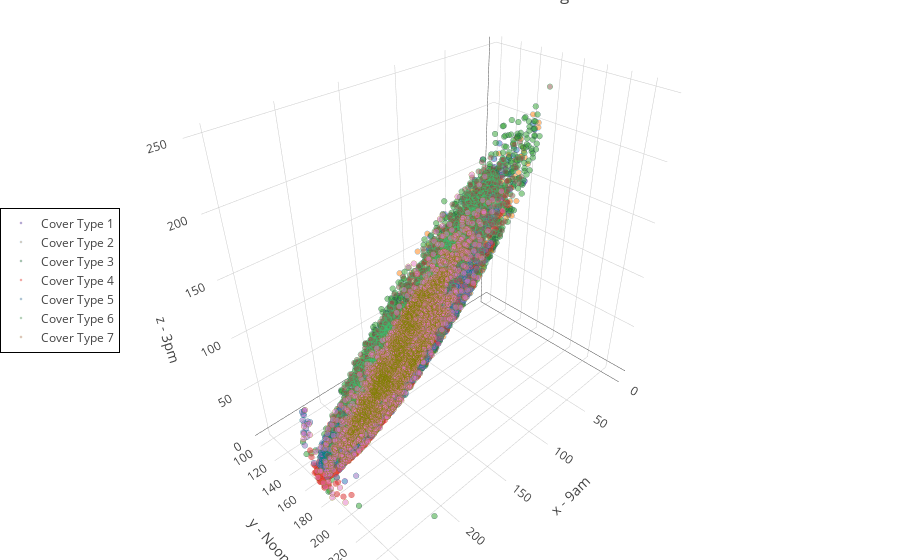

This figure's notebook cell:
### Markdown cell above
### Hillshade

### Code cell
plotly_data = []

cover_types = range(1, 8)
colors = ["purple", "#3498db", "#34495e", "#e74c3c", "teal", "#2ecc71", "olive"]

for cover_type, color in zip(cover_types, colors):
    temp = train[train["Cover_Type"] == cover_type]
    trace = go.Scatter3d(
        x=temp["Hillshade_9am"],
        y=temp["Hillshade_Noon"],
        z=temp["Hillshade_3pm"],
        mode='markers',
        name = f"Cover Type {cover_type}",
        marker=dict(
            size=2,
            line=dict(
                color=color,
                width=0.5
            ),
            opacity=0.5
        )
    )
    plotly_data.append(trace)

layout = go.Layout(
    margin=dict(l=0, r=0, b=0, t=0),
    title="Hillshade distribution across target",
    scene=go.Scene(
        xaxis=go.XAxis(title='x - 9am'),
        yaxis=go.YAxis(title='y - Noon'),
        zaxis=go.ZAxis(title='z - 3pm')
    ),
    legend=dict(
        x=0,
        y=0.5,
        bordercolor='#000',
        borderwidth=1
    )
)
fig = go.Figure(data=plotly_data, layout=layout)
iplot(fig)

### Figure 1 — Plotly figure (JSON) as saved in the notebook; plotly's stock layout.template omitted (floating-point values rounded to 4 significant figures; data arrays with more than 128 entries replaced by an {"elided": "..."} marker saying what was removed)
{"data": [{"marker": {"line": {"color": "purple", "width": 0.5}, "opacity": 0.5, "size": 2}, "mode": "markers", "name": "Cover Type 1", "type": "scatter3d", "x": {"elided": "2160 int values"}, "y": {"elided": "2160 int values"}, "z": {"elided": "2160 int values"}}, {"marker": {"line": {"color": "#3498db", "width": 0.5}, "opacity": 0.5, "size": 2}, "mode": "markers", "name": "Cover Type 2", "type": "scatter3d", "x": {"elided": "2160 int values"}, "y": {"elided": "2160 int values"}, "z": {"elided": "2160 int values"}}, {"marker": {"line": {"color": "#34495e", "width": 0.5}, "opacity": 0.5, "size": 2}, "mode": "markers", "name": "Cover Type 3", "type": "scatter3d", "x": {"elided": "2160 int values"}, "y": {"elided": "2160 int values"}, "z": {"elided": "2160 int values"}}, {"marker": {"line": {"color": "#e74c3c", "width": 0.5}, "opacity": 0.5, "size": 2}, "mode": "markers", "name": "Cover Type 4", "type": "scatter3d", "x": {"elided": "2160 int values"}, "y": {"elided": "2160 int values"}, "z": {"elided": "2160 int values"}}, {"marker": {"line": {"color": "teal", "width": 0.5}, "opacity": 0.5, "size": 2}, "mode": "markers", "name": "Cover Type 5", "type": "scatter3d", "x": {"elided": "2160 int values"}, "y": {"elided": "2160 int values"}, "z": {"elided": "2160 int values"}}, {"marker": {"line": {"color": "#2ecc71", "width": 0.5}, "opacity": 0.5, "size": 2}, "mode": "markers", "name": "Cover Type 6", "type": "scatter3d", "x": {"elided": "2160 int values"}, "y": {"elided": "2160 int values"}, "z": {"elided": "2160 int values"}}, {"marker": {"line": {"color": "olive", "width": 0.5}, "opacity": 0.5, "size": 2}, "mode": "markers", "name": "Cover Type 7", "type": "scatter3d", "x": {"elided": "2160 int values"}, "y": {"elided": "2160 int values"}, "z": {"elided": "2160 int values"}}], "layout": {"legend": {"bordercolor": "#000", "borderwidth": 1, "x": 0, "y": 0.5}, "margin": {"b": 0, "l": 0, "r": 0, "t": 0}, "scene": {"xaxis": {"title": "x - 9am"}, "yaxis": {"title": "y - Noon"}, "zaxis": {"title": "z - 3pm"}}, "title": "Hillshade distribution across target"}}
